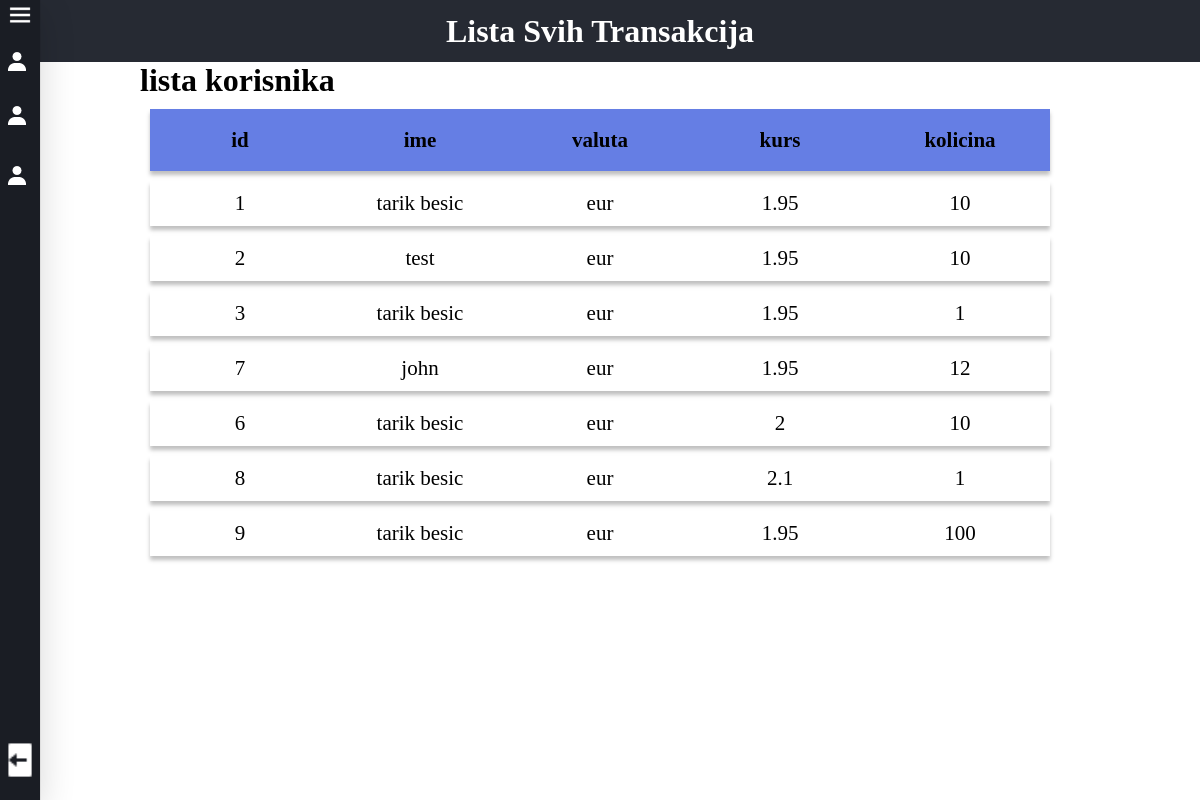
Screenshot of /transactionsAdmin.php with the database file from the repository.
### tables this page shows
CREATE TABLE IF NOT EXISTS `transactions` (
  `id` int(11) NOT NULL AUTO_INCREMENT,
  `username` text NOT NULL,
  `currency` text NOT NULL,
  `value` float NOT NULL,
  `bought` float NOT NULL,
  PRIMARY KEY (`id`)
);

### transactionsAdmin.php (the view, shortened to what this page needs)
<?php
include "konekcija.php";
$sql = "SELECT * FROM `transactions`";
$result = $konekcija->query($sql);
?>
<!DOCTYPE html>
<html lang="en">
<head>
    <link rel="stylesheet" href="./styles/user/transactions.css">
</head>
<body>
<div class="sidebar">
        <div class="upper">
            <div class="hamburger">
                <img src="./images/menu.png" class="img">
            </div>
            <a class="menu" href="dashboard.php">
                <img src="./images/123.png">
            </a>
            <a class="menu" href="">
                <img src="./images/123.png">
            </a>
            <a class="menu" href="exhange.php?kurs=eur">
                <img src="./images/123.png">
            </a>
        </div>
        <a class="logout" href="login.php">
            <img src="./images/logout.png" alt="">
        </a>
    </div>
    <div class="header">
        <h1>Lista Svih Transakcija </h1>
    </div>
    <div class="content">
        <div class="content">
            <div class="table-container">
                <div class="row">
                    <h1>lista korisnika</h1>
                </div>
                <div class="table">
                    <div class="row header">
                        <div class="cell header">id</div>
                        <div class="cell header">ime</div>
                        <div class="cell header">valuta</div>
                        <div class="cell header">kurs</div>
                        <div class="cell header">kolicina</div>
                    </div>
                    <?php
                    if ($result->num_rows > 0) {
                        while ($row = $result->fetch_assoc()) {
                    ?>
                            <div class="row">
                                <div class="cell "><?php echo $row['id']; ?> </div>
                                <div class="cell "><?php echo $row['username']; ?> </div>
                                <div class="cell "><?php echo $row['currency']; ?> </div>
                                <div class="cell "><?php echo $row['value']; ?> </div>
                                <div class="cell "><?php echo $row['bought']; ?> </div>
                            </div>
                    <?php       }
                    }
                    ?>
                </div>
            </div>
        </div>
    </div>
</body>
</html>

### styles/user/transactions.css (style rules this page uses)
* { margin: 0; padding: 0; -webkit-box-sizing: border-box; box-sizing: border-box; }
body { width: 100vw; height: 100vh; }
a { text-decoration: none; }
.sidebar { width: 40px; height: 100vh; position: fixed; top: 0; display: -webkit-box; display: -ms-flexbox; display: flex; -webkit-box-orient: vertical; -webkit-box-direction: normal; -ms-flex-direction: column; flex-direction: column; -webkit-box-pack: justify; -ms-flex-pack: justify; justify-content: space-between; background-color: #1a1d24; overflow: hidden; z-index: 100; -webkit-box-shadow: rgba(0, 0, 0, 0.16) 0px 10px 36px 0px, rgba(0, 0, 0, 0.06) 0px 0px 0px 1px; box-shadow: rgba(0, 0, 0, 0.16) 0px 10px 36px 0px, rgba(0, 0, 0, 0.06) 0px 0px 0px 1px; -webkit-transition: all 0.3s ease; transition: all 0.3s ease; }
.sidebar .hamburger { display: -webkit-box; display: -ms-flexbox; display: flex; -webkit-box-align: center; -ms-flex-align: center; align-items: center; -webkit-box-pack: end; -ms-flex-pack: end; justify-content: flex-end; padding-right: 5px; }
.sidebar .hamburger .img { width: 30px; height: 30px; }
.sidebar .menu { display: -webkit-box; display: -ms-flexbox; display: flex; cursor: pointer; -webkit-box-align: center; -ms-flex-align: center; align-items: center; width: 160px; margin: 10px 0; padding: 10px 0; }
.sidebar .menu img { margin-left: 5px; }
.sidebar .logout { margin-bottom: 20px; width: 160px; display: -webkit-box; display: -ms-flexbox; display: flex; -webkit-box-pack: start; -ms-flex-pack: start; justify-content: flex-start; -webkit-box-align: center; -ms-flex-align: center; align-items: center; font-size: 24px; color: white; cursor: pointer; }
.sidebar .logout img { width: 40px; height: 40px; }
.header { display: -webkit-box; display: -ms-flexbox; display: flex; -webkit-box-pack: center; -ms-flex-pack: center; justify-content: center; -webkit-box-align: center; -ms-flex-align: center; align-items: center; height: 62px; width: 100%; background-color: #262a33; }
.header h1 { color: white; }
.content { display: -webkit-box; display: -ms-flexbox; display: flex; -webkit-box-pack: center; -ms-flex-pack: center; justify-content: center; -webkit-box-align: center; -ms-flex-align: center; align-items: center; }
.content .table-container { overflow-x: auto; }
.content .table-container .row { display: -webkit-box; display: -ms-flexbox; display: flex; -webkit-box-pack: justify; -ms-flex-pack: justify; justify-content: space-between; -webkit-box-align: center; -ms-flex-align: center; align-items: center; }
.content .table-container .table { padding: 10px; min-width: -webkit-fit-content; min-width: -moz-fit-content; min-width: fit-content; display: -webkit-box; display: -ms-flexbox; display: flex; -webkit-box-orient: vertical; -webkit-box-direction: normal; -ms-flex-direction: column; flex-direction: column; width: 900px; -webkit-box-pack: justify; -ms-flex-pack: justify; justify-content: space-between; }
.content .table-container .table .row { display: -webkit-box; display: -ms-flexbox; display: flex; -ms-flex-pack: distribute; justify-content: space-around; -webkit-box-align: center; -ms-flex-align: center; align-items: center; background-color: white; margin-bottom: 10px; -webkit-box-shadow: 0px 4px 4px rgba(0, 0, 0, 0.25); box-shadow: 0px 4px 4px rgba(0, 0, 0, 0.25); }
.content .table-container .table .cell { background-color: white; padding: 10px; word-wrap: break-word; width: 180px; font-size: 21px; min-width: 100px; text-align: center; }
.content .table-container .table .header { background-color: #657ee4; font-weight: bold; }

### rows the page displays
transactions: id "1", username "tarik besic", currency "eur", value "1.95", bought "10"
transactions: id "2", username "test", currency "eur", value "1.95", bought "10"
transactions: id "3", username "tarik besic", currency "eur", value "1.95", bought "1"
transactions: id "7", username "john", currency "eur", value "1.95", bought "12"
transactions: id "6", username "tarik besic", currency "eur", value "2", bought "10"
transactions: id "8", username "tarik besic", currency "eur", value "2.1", bought "1"
transactions: id "9", username "tarik besic", currency "eur", value "1.95", bought "100"
